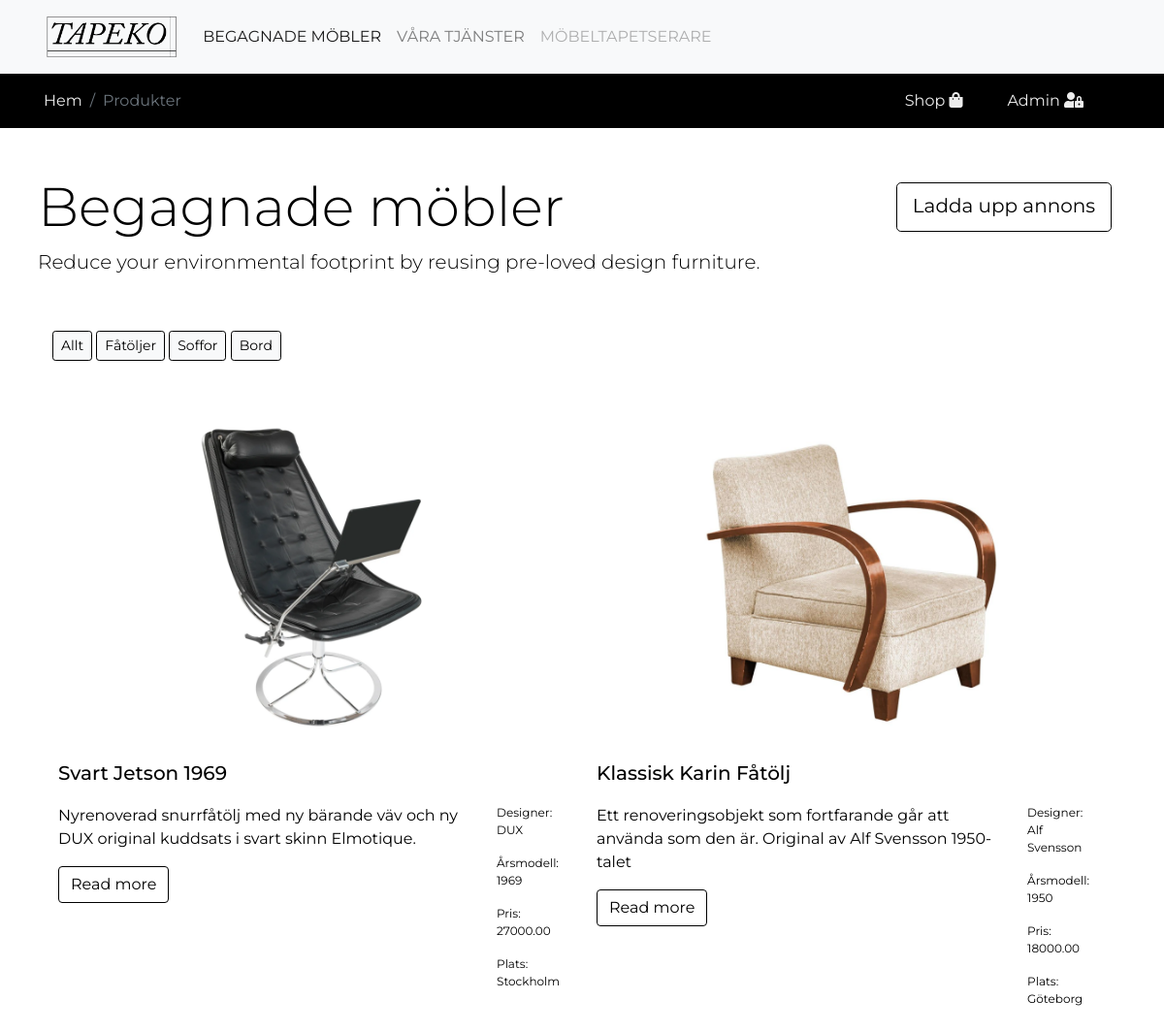
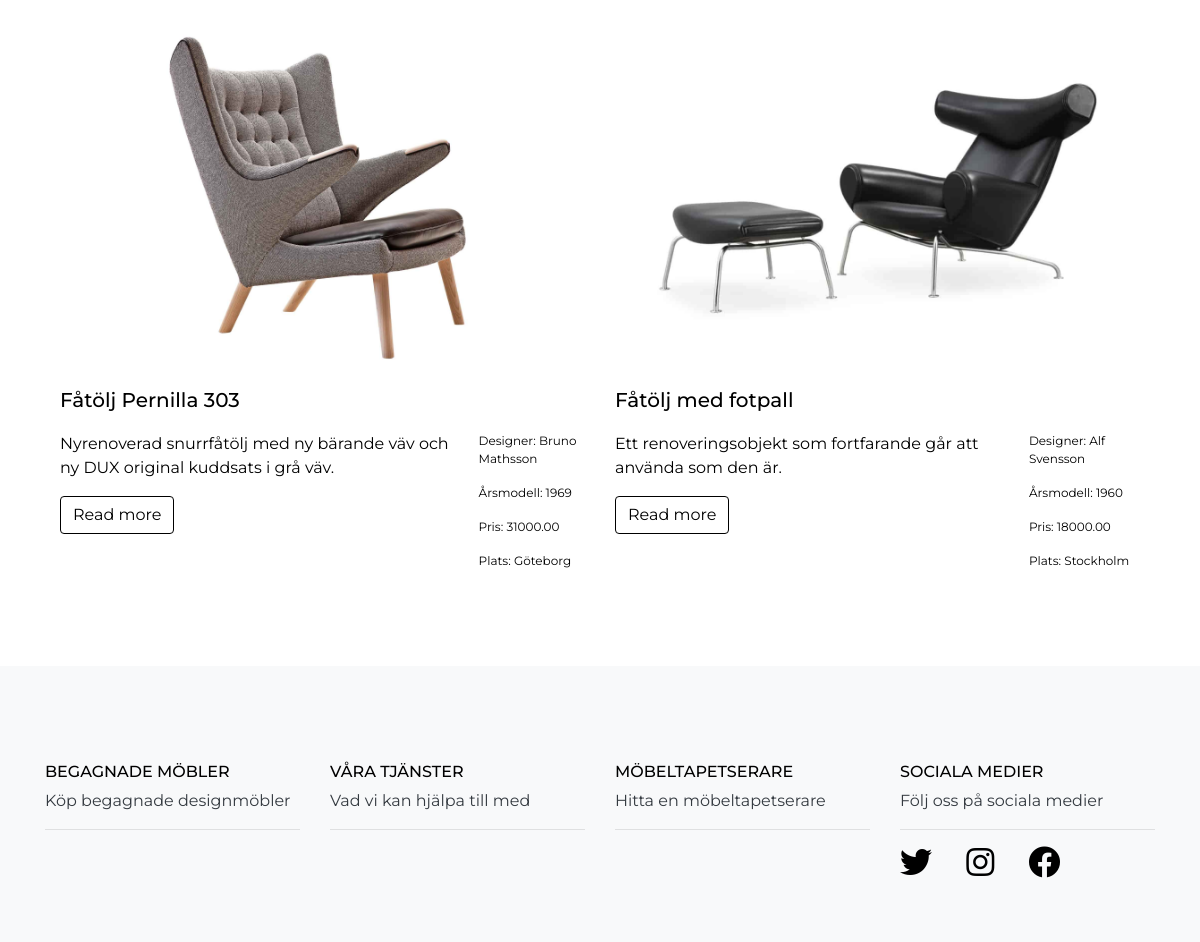
/products.php?where=Fåtölj, run on the app's committed database (2 pictures, top to bottom).
### tables this page shows
CREATE TABLE `products` 
( 
  `product_id` BIGINT NOT NULL AUTO_INCREMENT , 
  `product_name` VARCHAR(50) NOT NULL , 
  `product_type` VARCHAR(50) NOT NULL , 
  `product_desc` VARCHAR(1000) NOT NULL , 
  `product_designer` VARCHAR(50) NOT NULL , 
  `product_price` DECIMAL(18,2) NOT NULL , 
  `product_year` INT NOT NULL , 
  `product_location` VARCHAR(50) NOT NULL , 
  `image_url` varchar(500) NOT NULL DEFAULT 'images/default/default.jpg',
  `added_by_userid` INT NOT NULL DEFAULT 1,
  `date_added` DATETIME DEFAULT CURRENT_TIMESTAMP,
  PRIMARY KEY (`product_id`)
);

### backend/functions/select.php (called while the page is built, shortened)
<?php
    $sql = 'SELECT * FROM products';
    if (isset($_GET['where']) or isset($_GET['user']))
    {
        $sql .= ' WHERE';
        if (isset($_GET['where']) and !isset($_GET['user']))
        {
            $sql .= ' product_type = :where_filter_var';
            $sql .= ' order by date_added DESC';
            $stmt = $dbh->prepare($sql);
            $stmt->bindValue(':where_filter_var', $_GET['where']);
            $stmt->execute();
        }
    }
    else
    {
        $stmt = $dbh->prepare($sql);
        $sql .= ' order by date_added DESC';
        $stmt->execute();
    }
?>

### products.php (the view, shortened to what this page needs)
<?php
  require_once 'backend/config/db.php';
  require_once 'backend/functions/select.php';
?>
<!DOCTYPE html>
<html lang="sv">
<head>
  <link rel="stylesheet" href="assets/css/bootstrap.min.css">
  <link rel="stylesheet" href="assets/css/all.min.css">
  <link rel="stylesheet" href="assets/css/custom.css">
</head>
<body>
    <nav class="navbar navbar-expand-lg navbar-light bg-light">
        <div class="container fluid">
            <a class="navbar-brand" href="index.php"><img src="assets/images/tapeko.png" height="50" alt="TAPEKO logo"></a>
                  <div class="collapse navbar-collapse" id="navbarNav">
                    <ul class="navbar-nav">
                      <li class="nav-item">
                        <a class="nav-link active" aria-current="page" href="products.php">BEGAGNADE MÖBLER</a>
                      </li>
                      <li class="nav-item">
                        <a class="nav-link" href="product-detail.php">VÅRA TJÄNSTER</a>
                      </li>
                      <li class="nav-item">
                        <a class="nav-link disabled" href="#" tabindex="-1" aria-disabled="true">MÖBELTAPETSERARE</a>
                      </li>
                    </ul>
                </div>
            </div>
        </nav>
    <nav class="navbar d-flex pt-2" style="background-color: black">
    <div class="container fluid">
        <div class="d-flex flex-row bd-highlight"   <a class="text-start" <ol class="breadcrumb"> <li class="breadcrumb-item"><a href="index.php" class="text-decoration-none">Hem</a></li>
            <li class="breadcrumb-item active" aria-current="page">Produkter</li> </ol></a> </div>
                <div class="d-flex flex-row-reverse bd-highlight">
            <div class="p-2 bd-highlight text-light "> <a href="admin.php?user=1" class="text-decoration-none"> Admin <i class="fas fa-user-lock"></i></a></div>
          <div class="p-2 bd-highlight text-light"><a href="products.php" class="text-decoration-none"> Shop <i class="fas fa-shopping-bag"></i></a></div>
        </div>
        </div>
    </nav>
            <div class="container fluid px-4 my-5 text-left">
                <div class="row">
                <h1 class="display-4 fw-bold">Begagnade möbler</h1>
                <div class="col d-flex justify-content-end pt-2 pb-3">
                 <a href="add.php" class="btn btn-outline-secondary btn-lg">Ladda upp annons</a>
                </div>
                 <p class="lead mb-2">Reduce your environmental footprint by reusing pre-loved design furniture.</p>
                 </div>
                </div>
<div class="container fluid px-4 my-5 text-left sticky-top">
    <div class="d-grid gap-2 d-md-block">
        <a class="btn btn-light btn-outline-secondary btn-sm" href="products.php" for="btnradio1">Allt</a>
        <a class="btn btn-light btn-outline-secondary btn-sm" href="products.php?where=Fåtölj" for="btnradio2">Fåtöljer</a>
        <a class="btn btn-light btn-outline-secondary btn-sm" href="products.php?where=Soffa" for="btnradio3">Soffor</a>
        <a class="btn btn-light btn-outline-secondary btn-sm" href="products.php?where=Bord" for="btnradio4">Bord</a>
    </div>
 </div>
<div class="container fluid">
    <div class="container">
        <div class="row row-cols-1 mt-4 row-cols-md-2 g-4">
          <?php
          if ($stmt->rowCount() > 0)
          {
            while ($row = $stmt->fetch()) {
              echo '<div class="col mb-4">';
              echo '<div class="card product-card border-0">';
              echo '<img src="'.$row['image_url'].'" class="card-img-top" alt="...">';
              echo '<div class="card-body p-0 pt-3">';
              echo '<h5 class="card-title">'.$row['product_name'].'</h5>';
              echo '<div class="d-flex mb-3">';
              echo '<div class="pt-2 flex-fill">';
              echo '<p class="card-text1">'.$row['product_desc'].'</p>';
              echo '<a href="product-detail.php" class="btn btn-outline-secondary">Read more</a>';
              echo '</div>';
              echo '<div class="p-2 flex-fill">';
              echo '<p class="card-text">Designer: '.$row['product_designer'].'</p>';
              echo '<p class="card-text">Årsmodell: '.$row['product_year'].'</p>';
              echo '<p class="card-text">Pris: '.$row['product_price'].'</p>';
              echo '<p class="card-text">Plats: '.$row['product_location'].'</p>';
              echo '</div>';
              echo '</div>';
              echo '</div>';
              echo '</div>';
              echo '</div>';
            }
          }
          ?>
        </div>
    </div>
</div>
<footer class=" text-start bg-light">
  <div class="container mt-5 pt-5 pb-5">
    <section class="">
      <div class="row">
               <div class="col-lg-3 col-md-10 mb-10 mb-md-10">
          <h6 class="text-uppercase pt-5">BEGAGNADE MÖBLER</h6>
          <ul class="list-unstyled mb-1">
            <li>
              <a href="#!" class="text-dark text-decoration-none">Köp begagnade designmöbler</a>
            </li>
          </ul>
          <hr class="divider pb-5">
        </div>
         <div class="col-lg-3 col-md-10 mb-10 mb-md-10">
          <h6 class="text-uppercase pt-5">VÅRA TJÄNSTER</h6>
          <ul class="list-unstyled mb-1">
            <li>
              <a href="#!" class="text-dark text-decoration-none">Vad vi kan hjälpa till med</a>
            </li>
          </ul>
          <hr class="divider pb-5">
        </div>
        <div class="col-lg-3 col-md-10 mb-10 mb-md-10">
          <h6 class="text-uppercase pt-5">MÖBELTAPETSERARE</h6>
          <ul class="list-unstyled mb-1">
            <li>
              <a href="#!" class="text-dark text-decoration-none">Hitta en möbeltapetserare</a>
            </li>
          </ul>
          <hr class="divider pb-5">
        </div>
         <div class="col-lg-3 col-md-10 mb-10 mb-md-10">
          <h6 class="text-uppercase pt-5">SOCIALA MEDIER</h6>
          <ul class="list-unstyled mb-1">
            <li>
              <a href="#!" class="text-dark text-decoration-none">Följ oss på sociala medier</a>
            </li>
          <hr class="divider">
          <i class="fab fa-twitter fa-2x"></i>
          <i class="fab fa-instagram fa-2x"></i>
          <i class="fab fa-facebook fa-2x"></i>
          </ul>
        </div>
      </div>
    </section>
  </div>
</footer>
</body>

### assets/css/custom.css (style rules this page uses)
body { font-family: 'Montserrat', sans-serif; }
i { padding-right: 30px; }
.card-text { font-size: 12px; }

### data on the page
products: image_url (placeholder picture), product_name "Svart Jetson 1969", product_desc "Nyrenoverad snurrfåtölj med ny bärande väv och ny DUX original kuddsats i svart skinn Elmotique.", product_designer "DUX", product_year "1969", product_price "27000.00", product_location "Stockholm"
products: image_url (placeholder picture), product_name "Klassisk Karin Fåtölj", product_desc "Ett renoveringsobjekt som fortfarande går att använda som den är. Original av Alf Svensson 1950-talet", product_designer "Alf Svensson", product_year "1950", product_price "18000.00", product_location "Göteborg"
products: image_url (placeholder picture), product_name "Fåtölj Pernilla 303", product_desc "Nyrenoverad snurrfåtölj med ny bärande väv och ny DUX original kuddsats i grå väv.", product_designer "Bruno Mathsson", product_year "1969", product_price "31000.00", product_location "Göteborg"
products: image_url (placeholder picture), product_name "Fåtölj med fotpall", product_desc "Ett renoveringsobjekt som fortfarande går att använda som den är.", product_designer "Alf Svensson", product_year "1960", product_price "18000.00", product_location "Stockholm"
